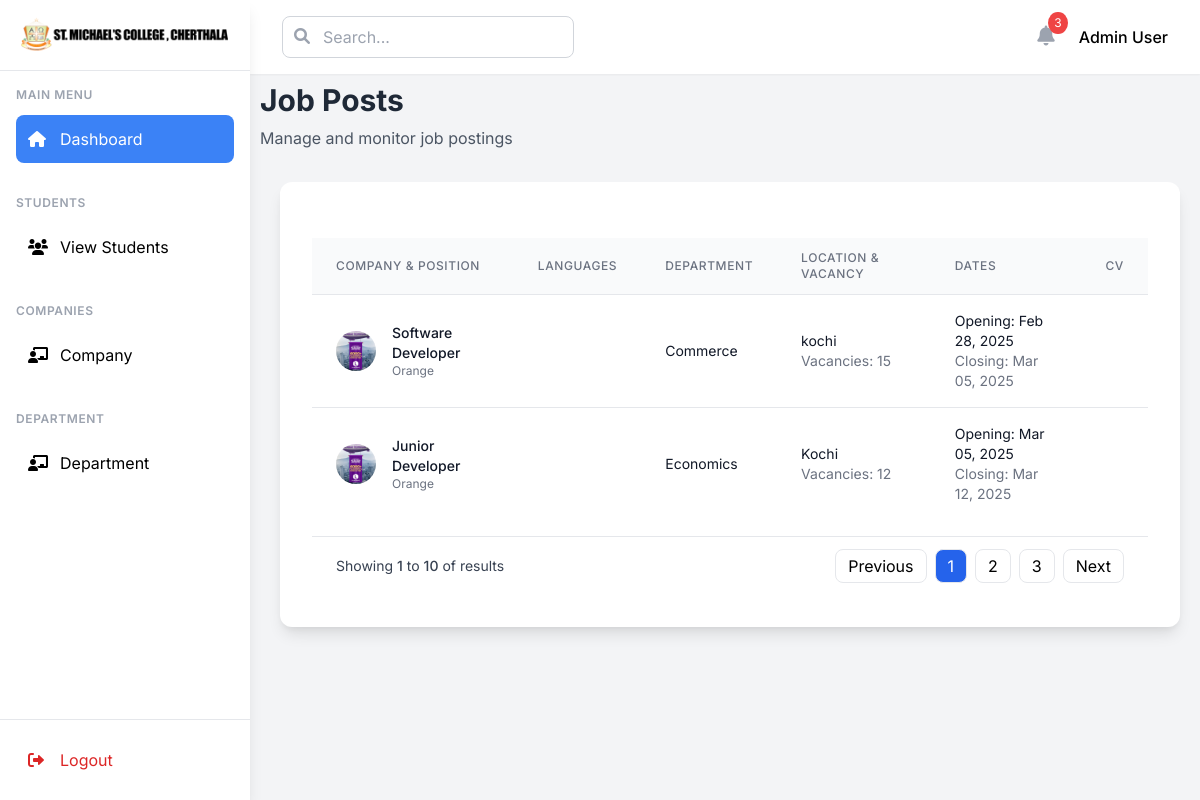
Screenshot of /jobs-lists/13/ with the database file from the repository.
### college_admin/models.py (models this page shows, shortened)
class JobPosts(models.Model):
    company =  models.ForeignKey(Company,on_delete=models.CASCADE,related_name="company_jobs",null=True)
    skills = models.CharField(max_length=100)
    designation = models.CharField(max_length=100)
    vacancy = models.IntegerField()
    location = models.CharField(max_length=100)
    department = models.ForeignKey('Department', on_delete=models.CASCADE)
    salary = models.CharField(max_length=300,null=True)
    opening_date = models.DateField(auto_now_add=True)
    closing_date = models.DateField(null=True, blank=True)  # Make closing date optional if needed
    created_at = models.DateTimeField(auto_now_add=True,null=True)

class CustomUser(AbstractBaseUser,PermissionsMixin):
    name=models.CharField(max_length=200)
    email=models.EmailField(unique=True)
    is_active=models.BooleanField(default=True)
    is_staff=models.BooleanField(default=False)
    is_superuser=models.BooleanField(default=False)
    is_company=models.BooleanField(default=False)
    objects = CustomUserManager()
    USERNAME_FIELD = 'email'
    REQUIRED_FIELDS = ['']

class Company(CustomUser):
    industry = models.CharField(max_length=255)
    about =  models.TextField()
    logo = models.FileField(upload_to="media/Company-Logo")
    location = models.CharField(max_length=200)
    phone = models.PositiveBigIntegerField()
    site_url = models.URLField(null=True)
    options = (
        ('Approved','Approved'),
        ('Revoked','Revoked'),
        ('Pending','Pending')
    )
    status = models.CharField(max_length=100,choices=options,default="Pending",null=True,blank=True)
    created_at = models.DateTimeField(auto_now_add=True)
    updated_at = models.DateTimeField(auto_now=True)

class CustomUser(AbstractBaseUser,PermissionsMixin):
    name=models.CharField(max_length=200)
    email=models.EmailField(unique=True)
    is_active=models.BooleanField(default=True)
    is_staff=models.BooleanField(default=False)
    is_superuser=models.BooleanField(default=False)
    is_company=models.BooleanField(default=False)
    objects = CustomUserManager()
    USERNAME_FIELD = 'email'
    REQUIRED_FIELDS = ['']

class Department(models.Model):
    name = models.CharField(max_length=100)
    hod_name = models.CharField(max_length=100,null=True)
    created_at = models.DateTimeField(auto_now_add=True)

### college_admin/views.py (the view)
# urls.py: path('jobs-lists/<int:pk>/', JobListingsView.as_view(), name='jobs'),
class JobListingsView(TemplateView):
    template_name = "jobs.html"
    def get_context_data(self, **kwargs):
        context =  super().get_context_data(**kwargs)
        id=kwargs.get('pk')
        context['jobs'] = JobPosts.objects.filter(company=id)
        return context

### college_admin/templates/jobs.html (shortened to what this page needs)
{% extends "admin_home.html" %}
{% block home %}
    <div class="main-contents">
        <div class="mb-8 mt-2">
            <div>
                <h1 class="text-3xl font-bold text-gray-800">Job Posts</h1>
                <p class="text-gray-600 mt-2">Manage and monitor job postings</p>
            </div>
        </div>
        <div class="bg-white rounded-xl shadow-lg" style="margin:20px;">
            <div class="p-8">
                <div class="overflow-x-auto">
                    <table class="min-w-full divide-y divide-gray-200">
                        <thead class="bg-gray-50">
                            <tr>
                                <th class="px-6 py-3 text-left text-xs font-medium text-gray-500 uppercase tracking-wider">
                                    Company & Position
                                </th>
                                <th class="px-6 py-3 text-left text-xs font-medium text-gray-500 uppercase tracking-wider">
                                    Languages
                                </th>
                                <th class="px-6 py-3 text-left text-xs font-medium text-gray-500 uppercase tracking-wider">
                                    Department
                                </th>
                                <th class="px-6 py-3 text-left text-xs font-medium text-gray-500 uppercase tracking-wider">
                                    Location & Vacancy
                                </th>
                                <th class="px-6 py-3 text-left text-xs font-medium text-gray-500 uppercase tracking-wider">
                                    Dates
                                </th>
                                <th class="px-6 py-3 text-left text-xs font-medium text-gray-500 uppercase tracking-wider">
                                    CV
                                </th>
                            </tr>
                        </thead>
                        <tbody class="bg-white divide-y divide-gray-200">
                            {% for job in jobs %}
                            <tr>
                                <td class="px-6 py-4">
                                    <div class="flex items-center">
                                        <div class="flex-shrink-0 h-10 w-10">
                                            <img class="h-10 w-10 rounded-full object-cover"
                                                 src="{{ job.company.logo.url }}"
                                                 alt="{{ job.company.name }}">
                                        </div>
                                        <div class="ml-4">
                                            <div class="text-sm font-medium text-gray-900">
                                               <a href="{% url 'stu-list' job.id %}">
                                                {{ job.designation }}
                                                 </a>
                                            </div>
                                            <div class="text-xs text-gray-500">
                                                {{ job.company.name }}
                                            </div>
                                        </div>
                                    </div>
                                </td>
                                <td class="px-6 py-4 whitespace-nowrap">
                                </td>
                                <td class="px-6 py-4 whitespace-nowrap">
                                    <div class="text-sm text-gray-900">
                                        {{ job.department.name }}
                                    </div>
                                </td>
                                <td class="px-6 py-4">
                                    <div class="text-sm text-gray-900">{{ job.location }}</div>
                                    <div class="text-sm text-gray-500">
                                        Vacancies: {{ job.vacancy }}
                                    </div>
                                </td>
                                <td class="px-6 py-4">
                                    <div class="text-sm text-gray-900">
                                        Opening: {{ job.opening_date|date:"M d, Y" }}
                                    </div>
                                    {% if job.closing_date %}
                                    <div class="text-sm text-gray-500">
                                        Closing: {{ job.closing_date|date:"M d, Y" }}
                                    </div>
                                    {% endif %}
                                </td>
                                <td class="px-6 py-4 whitespace-nowrap">
                                </td>
                            </tr>
                            {% endfor %}
                        </tbody>
                    </table>
                </div>
                <div class="flex items-center justify-between border-t border-gray-200 px-4 py-3 sm:px-6 mt-4">
                    <div class="flex justify-between items-center w-full">
                        <div class="text-sm text-gray-700">
                            Showing <span class="font-medium">1</span> to
                            <span class="font-medium">10</span> of
                             results
                        </div>
                        <div class="flex space-x-2">
                            <a href="#" class="px-3 py-1 border rounded-lg hover:bg-gray-50">Previous</a>
                            <a href="#" class="px-3 py-1 border rounded-lg bg-blue-600 text-white">1</a>
                            <a href="#" class="px-3 py-1 border rounded-lg hover:bg-gray-50">2</a>
                            <a href="#" class="px-3 py-1 border rounded-lg hover:bg-gray-50">3</a>
                            <a href="#" class="px-3 py-1 border rounded-lg hover:bg-gray-50">Next</a>
                        </div>
                    </div>
                </div>
            </div>
        </div>
    </div>
{% endblock %}

### college_admin/templates/admin_home.html (style rules this page uses)
body { font-family: 'Inter', sans-serif; }

### college_admin/templates/jobs.html (style rules this page uses)
.main-contents { margin-left: 10px; }

### rows the page displays
JobPosts: company.logo (picture), designation "Software Developer", company.name "Orange", department.name "Commerce", location "kochi", vacancy "15", opening_date "Feb 28, 2025", closing_date "Mar 05, 2025"
JobPosts: company.logo (picture), designation "Junior Developer", company.name "Orange", department.name "Economics", location "Kochi", vacancy "12", opening_date "Mar 05, 2025", closing_date "Mar 12, 2025"
